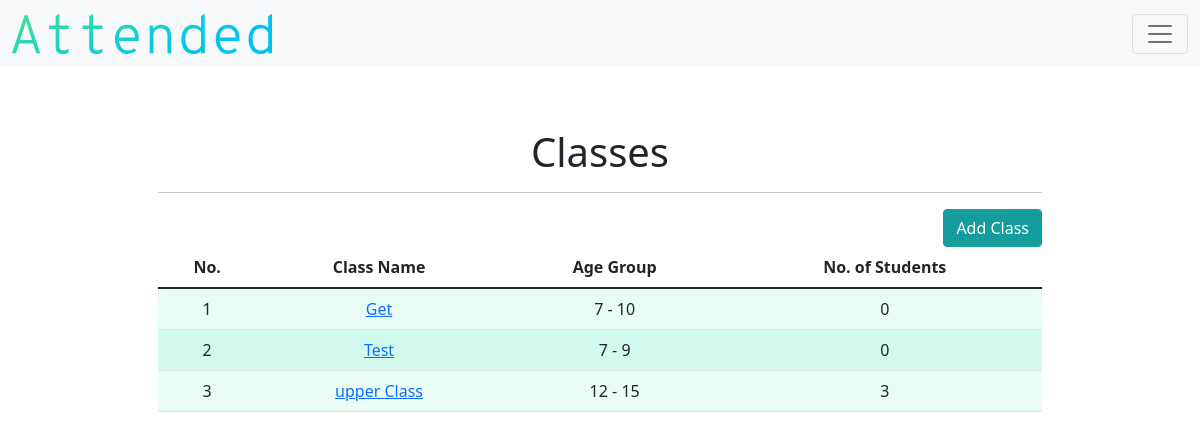
The page /class (signed in) on the database as committed earlier.
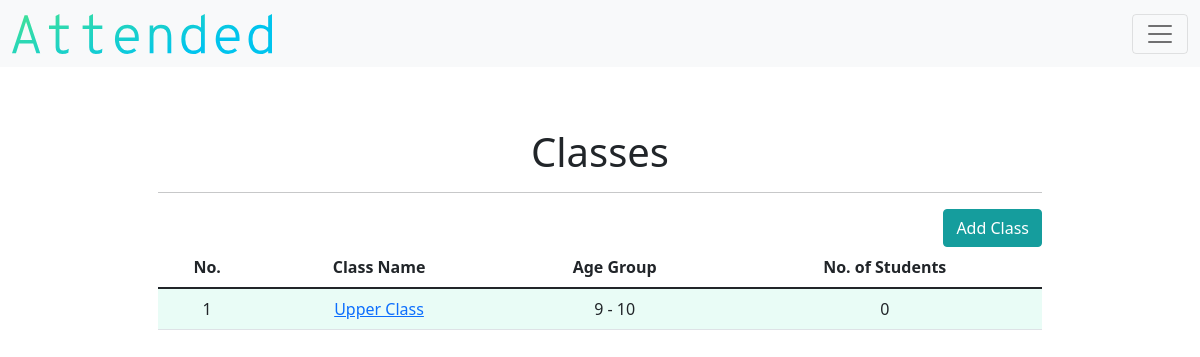
The same page on the database as committed later.
### models.py (models this page shows)
class Class(db.Model):
    __tablename__ = "class"
    id = db.Column(db.Integer, primary_key=True)
    teacher_id = db.Column(db.Integer, db.ForeignKey("teacher.id"))
    name = db.Column(db.String(), nullable=False)
    lowest_age = db.Column(db.Integer, nullable=False)
    highest_age = db.Column(db.Integer, nullable=False)
    student_count = db.Column(db.Integer, default=0)
    attendance_count = db.Column(db.Integer, default=0)
    class_attends = db.relationship("Attendance", backref="class_attend")

### application.py (the view)
@app.route("/class")
def classes():
    if not current_user.is_authenticated:
        return redirect("/login")
    else:
        TABLE_HEADERS=["No.", "Class Name", "Age Group", "No. of Students"]
        teacher = current_user.get_id()
        class_object = Class.query.filter_by(teacher_id = teacher).order_by(Class.id.desc()).all()
        return render_template("class.html", headers=TABLE_HEADERS, classes=class_object)

### application.py (called while the page is built)
@login.user_loader
def load_user(id):
    return Teacher.query.get(id)

### templates/class.html (shortened to what this page needs)
{% extends "layout.html" %}
{% block main %}
        <h1>Classes</h1>
        <hr>
        <div class="d-grid gap-2 d-md-flex justify-content-md-end">
                <a class="btn btn-secondary" href="/add_class" role="button">Add Class</a>
        </div>
        <div class="table-responsive">
          <table class="table table-hover">
                  <thead>
                      <tr>
                          {% for header in headers %}
                          <th id="header"> {{ header }} </th>
                          {% endfor %}
                      </tr>
                  </thead>
                  <tbody>
                          {% for class in classes %}
                          <tr>
                              <td class="counterCell"></td>
                              <td><a href="/detail_class/{{class.id}}"> {{class.name}} </a></td>
                              <td> {{ class.lowest_age }} - {{ class.highest_age }} </td>
                              <td> {{ class.student_count }} </td>
                          </tr>
                          {% endfor %}
                  </body>
{% endblock %}

Rows that differ between the two databases and show on the page:
removed Class: name "Get", lowest_age "7", highest_age "10", student_count "0"
removed Class: name "Test", lowest_age "7", highest_age "9", student_count "0"
changed Class: name "upper Class" → "Upper Class"; lowest_age "12" → "9"; highest_age "15" → "10"; student_count "3" → "0"
